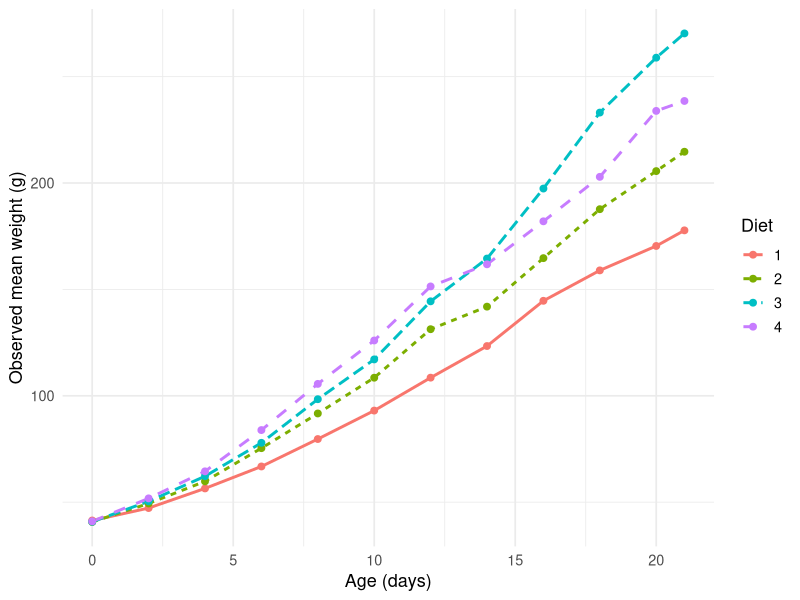
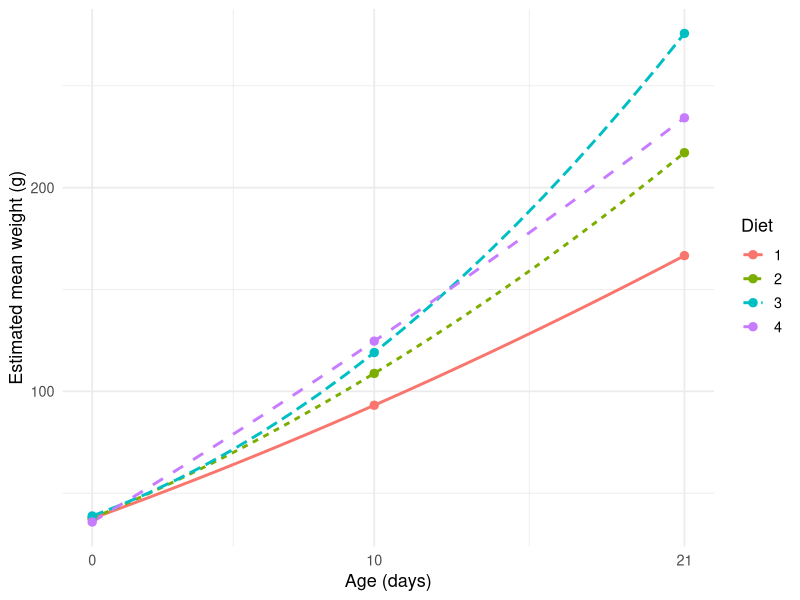

These figures' R source, in order:
## ---- chunk 1
#| label: chick-data
#| output: true
library(dplyr)
library(ggplot2)
library(lmerTest)
library(emmeans)

chicks <- as.data.frame(datasets::ChickWeight)
distinct(chicks, Chick, Diet) |> count(Diet, name = "chicks")
## ---- chunk 2
#| label: observed-diets
#| output: true
diet_means <- chicks |>
  group_by(Diet, Time) |>
  summarize(observed = mean(weight), .groups = "drop")

ggplot(diet_means, aes(Time, observed, color = Diet)) +
  geom_line(aes(linetype = Diet), linewidth = 1) +
  geom_point(size = 2) +
  labs(x = "Age (days)", y = "Observed mean weight (g)") +
  theme_minimal(base_size = 13)
## ---- chunk 3
#| label: fit-diets
#| output: true
chicks$week_c <- (chicks$Time - 10) / 7
model_growth_ml <- lmer(weight ~ week_c + I(week_c^2) +
                          (1 + week_c | Chick) + (0 + I(week_c^2) | Chick),
                        data = chicks, REML = FALSE)
model_diet_ml <- update(model_growth_ml, . ~ . + Diet)
model_interaction_ml <- update(model_diet_ml,
                               . ~ . + Diet:week_c + Diet:I(week_c^2))
## ---- chunk 4
#| label: overall-diet-test
#| output: true
anova(model_growth_ml, model_interaction_ml)
## ---- chunk 5
#| label: age-diet-test
#| output: true
anova(model_diet_ml, model_interaction_ml)
## ---- chunk 6
#| label: estimated-diet-means
#| output: true
model_diet <- update(model_interaction_ml, REML = TRUE)
days <- c(0, 10, 21)
weight_means <- emmeans(model_diet, ~ Diet | week_c,
                        at = list(week_c = (days - 10) / 7),
                        lmer.df = "satterthwaite")
weight_means
## ---- chunk 7
#| label: fitted-diet-means
#| output: true
grid <- expand.grid(Time = 0:21, Diet = levels(chicks$Diet))
grid$week_c <- (grid$Time - 10) / 7
grid$weight <- predict(model_diet, newdata = grid, re.form = NA)
points <- as.data.frame(weight_means)
points$Time <- 10 + 7 * points$week_c

ggplot(grid, aes(Time, weight, color = Diet)) +
  geom_line(aes(linetype = Diet), linewidth = 1) +
  geom_point(data = points, aes(y = emmean), size = 2.5) +
  scale_x_continuous(breaks = days) +
  labs(x = "Age (days)", y = "Estimated mean weight (g)") +
  theme_minimal(base_size = 13)
## ---- chunk 8
#| label: diet-contrasts
#| output: true
diet_difference <- contrast(
  weight_means,
  method = list("Diet 3 - Diet 1" = c(-1, 0, 1, 0))
)
confint(diet_difference)
